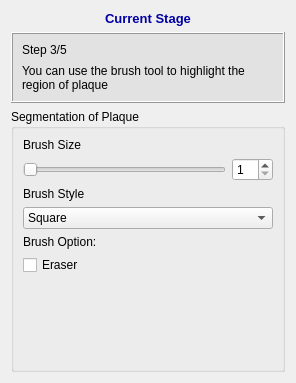
<?xml version="1.0" encoding="UTF-8"?>
<ui version="4.0">
 <class>QInteractorStylePaintBrush</class>
 <widget class="QWidget" name="QInteractorStylePaintBrush">
  <property name="geometry">
   <rect>
    <x>0</x>
    <y>0</y>
    <width>296</width>
    <height>383</height>
   </rect>
  </property>
  <property name="windowTitle">
   <string>PaintBrush</string>
  </property>
  <layout class="QVBoxLayout" name="verticalLayout">
   <item>
    <widget class="QLabel" name="label_25">
     <property name="font">
      <font>
       <pointsize>10</pointsize>
       <weight>75</weight>
       <bold>true</bold>
      </font>
     </property>
     <property name="text">
      <string>&lt;html&gt;&lt;head/&gt;&lt;body&gt;&lt;p&gt;&lt;span style=&quot; color:#0000a5;&quot;&gt;Current Stage&lt;/span&gt;&lt;/p&gt;&lt;/body&gt;&lt;/html&gt;</string>
     </property>
     <property name="alignment">
      <set>Qt::AlignCenter</set>
     </property>
    </widget>
   </item>
   <item>
    <widget class="QFrame" name="frame_6">
     <property name="minimumSize">
      <size>
       <width>0</width>
       <height>0</height>
      </size>
     </property>
     <property name="font">
      <font>
       <family>Arial</family>
       <pointsize>10</pointsize>
      </font>
     </property>
     <property name="styleSheet">
      <string notr="true">background-color: rgb(226, 226, 226)</string>
     </property>
     <property name="frameShape">
      <enum>QFrame::Box</enum>
     </property>
     <property name="frameShadow">
      <enum>QFrame::Raised</enum>
     </property>
     <property name="lineWidth">
      <number>1</number>
     </property>
     <layout class="QVBoxLayout" name="verticalLayout_13">
      <property name="spacing">
       <number>7</number>
      </property>
      <item>
       <layout class="QVBoxLayout" name="verticalLayout_14">
        <property name="spacing">
         <number>7</number>
        </property>
        <item>
         <layout class="QHBoxLayout" name="horizontalLayout_12">
          <item>
           <widget class="QLabel" name="label_26">
            <property name="font">
             <font>
              <family>Arial</family>
             </font>
            </property>
            <property name="text">
             <string>Step 3/5</string>
            </property>
           </widget>
          </item>
         </layout>
        </item>
       </layout>
      </item>
      <item>
       <widget class="QLabel" name="label_22">
        <property name="text">
         <string>You can use the brush tool to highlight the region of plaque</string>
        </property>
        <property name="wordWrap">
         <bool>true</bool>
        </property>
       </widget>
      </item>
     </layout>
    </widget>
   </item>
   <item>
    <widget class="QGroupBox" name="groupBox_3">
     <property name="title">
      <string>Segmentation of Plaque</string>
     </property>
     <layout class="QVBoxLayout" name="verticalLayout_5">
      <item>
       <widget class="QLabel" name="label_16">
        <property name="text">
         <string>Brush Size</string>
        </property>
       </widget>
      </item>
      <item>
       <layout class="QHBoxLayout" name="horizontalLayout">
        <item>
         <widget class="QSlider" name="BrushSizeSlider">
          <property name="minimum">
           <number>1</number>
          </property>
          <property name="maximum">
           <number>40</number>
          </property>
          <property name="orientation">
           <enum>Qt::Horizontal</enum>
          </property>
         </widget>
        </item>
        <item>
         <widget class="QSpinBox" name="BrushSizeSpinBox">
          <property name="minimum">
           <number>1</number>
          </property>
          <property name="maximum">
           <number>40</number>
          </property>
         </widget>
        </item>
       </layout>
      </item>
      <item>
       <widget class="QLabel" name="label_17">
        <property name="text">
         <string>Brush Style</string>
        </property>
       </widget>
      </item>
      <item>
       <layout class="QHBoxLayout" name="horizontalLayout_9">
        <item>
         <widget class="QComboBox" name="BrushComBox">
          <item>
           <property name="text">
            <string>Square</string>
           </property>
          </item>
          <item>
           <property name="text">
            <string>Circle</string>
           </property>
          </item>
         </widget>
        </item>
       </layout>
      </item>
      <item>
       <widget class="QLabel" name="label_15">
        <property name="text">
         <string>Brush Option:</string>
        </property>
       </widget>
      </item>
      <item>
       <widget class="QCheckBox" name="eraserCheckBox">
        <property name="text">
         <string>Eraser</string>
        </property>
       </widget>
      </item>
      <item>
       <spacer name="verticalSpacer">
        <property name="orientation">
         <enum>Qt::Vertical</enum>
        </property>
        <property name="sizeHint" stdset="0">
         <size>
          <width>20</width>
          <height>40</height>
         </size>
        </property>
       </spacer>
      </item>
     </layout>
    </widget>
   </item>
  </layout>
 </widget>
 <resources/>
 <connections/>
</ui>
